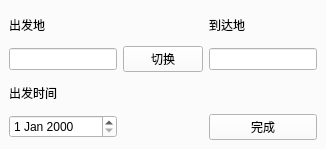
           <widget class="QStackedWidget" name="stackedWidget_3">
            <property name="palette">
             <palette>
              <active>
               <colorrole role="WindowText">
                <brush brushstyle="SolidPattern">
                 <color alpha="255">
                  <red>0</red>
                  <green>0</green>
                  <blue>0</blue>
                 </color>
                </brush>
               </colorrole>
               <colorrole role="Button">
                <brush brushstyle="SolidPattern">
                 <color alpha="255">
                  <red>251</red>
                  <green>251</green>
                  <blue>251</blue>
                 </color>
                </brush>
               </colorrole>
               <colorrole role="Light">
                <brush brushstyle="SolidPattern">
                 <color alpha="255">
                  <red>255</red>
                  <green>255</green>
                  <blue>255</blue>
                 </color>
                </brush>
               </colorrole>
               <colorrole role="Midlight">
                <brush brushstyle="SolidPattern">
                 <color alpha="255">
                  <red>253</red>
                  <green>253</green>
                  <blue>253</blue>
                 </color>
                </brush>
               </colorrole>
               <colorrole role="Dark">
                <brush brushstyle="SolidPattern">
                 <color alpha="255">
                  <red>125</red>
                  <green>125</green>
                  <blue>125</blue>
                 </color>
                </brush>
               </colorrole>
               <colorrole role="Mid">
                <brush brushstyle="SolidPattern">
                 <color alpha="255">
                  <red>167</red>
                  <green>167</green>
                  <blue>167</blue>
                 </color>
                </brush>
               </colorrole>
               <colorrole role="Text">
                <brush brushstyle="SolidPattern">
                 <color alpha="255">
                  <red>0</red>
                  <green>0</green>
                  <blue>0</blue>
                 </color>
                </brush>
               </colorrole>
               <colorrole role="BrightText">
                <brush brushstyle="SolidPattern">
                 <color alpha="255">
                  <red>255</red>
                  <green>255</green>
                  <blue>255</blue>
                 </color>
                </brush>
               </colorrole>
               <colorrole role="ButtonText">
                <brush brushstyle="SolidPattern">
                 <color alpha="255">
                  <red>0</red>
                  <green>0</green>
                  <blue>0</blue>
                 </color>
                </brush>
               </colorrole>
               <colorrole role="Base">
                <brush brushstyle="SolidPattern">
                 <color alpha="255">
                  <red>255</red>
                  <green>255</green>
                  <blue>255</blue>
                 </color>
                </brush>
               </colorrole>
               <colorrole role="Window">
                <brush brushstyle="SolidPattern">
                 <color alpha="255">
                  <red>251</red>
                  <green>251</green>
                  <blue>251</blue>
                 </color>
                </brush>
               </colorrole>
               <colorrole role="Shadow">
                <brush brushstyle="SolidPattern">
                 <color alpha="255">
                  <red>0</red>
                  <green>0</green>
                  <blue>0</blue>
                 </color>
                </brush>
               </colorrole>
               <colorrole role="AlternateBase">
                <brush brushstyle="SolidPattern">
                 <color alpha="255">
                  <red>253</red>
                  <green>253</green>
                  <blue>253</blue>
                 </color>
                </brush>
               </colorrole>
               <colorrole role="ToolTipBase">
                <brush brushstyle="SolidPattern">
                 <color alpha="255">
                  <red>255</red>
                  <green>255</green>
                  <blue>220</blue>
                 </color>
                </brush>
               </colorrole>
               <colorrole role="ToolTipText">
                <brush brushstyle="SolidPattern">
                 <color alpha="255">
                  <red>0</red>
                  <green>0</green>
                  <blue>0</blue>
                 </color>
                </brush>
               </colorrole>
               <colorrole role="PlaceholderText">
                <brush brushstyle="SolidPattern">
                 <color alpha="128">
                  <red>0</red>
                  <green>0</green>
                  <blue>0</blue>
                 </color>
                </brush>
               </colorrole>
              </active>
              <inactive>
               <colorrole role="WindowText">
                <brush brushstyle="SolidPattern">
                 <color alpha="255">
                  <red>0</red>
                  <green>0</green>
                  <blue>0</blue>
                 </color>
                </brush>
               </colorrole>
               <colorrole role="Button">
                <brush brushstyle="SolidPattern">
                 <color alpha="255">
                  <red>251</red>
                  <green>251</green>
                  <blue>251</blue>
                 </color>
                </brush>
               </colorrole>
               <colorrole role="Light">
                <brush brushstyle="SolidPattern">
                 <color alpha="255">
                  <red>255</red>
                  <green>255</green>
                  <blue>255</blue>
                 </color>
                </brush>
               </colorrole>
               <colorrole role="Midlight">
                <brush brushstyle="SolidPattern">
                 <color alpha="255">
                  <red>253</red>
                  <green>253</green>
                  <blue>253</blue>
                 </color>
                </brush>
               </colorrole>
               <colorrole role="Dark">
                <brush brushstyle="SolidPattern">
                 <color alpha="255">
                  <red>125</red>
                  <green>125</green>
                  <blue>125</blue>
                 </color>
                </brush>
               </colorrole>
               <colorrole role="Mid">
                <brush brushstyle="SolidPattern">
                 <color alpha="255">
                  <red>167</red>
                  <green>167</green>
                  <blue>167</blue>
                 </color>
                </brush>
               </colorrole>
               <colorrole role="Text">
                <brush brushstyle="SolidPattern">
                 <color alpha="255">
                  <red>0</red>
                  <green>0</green>
                  <blue>0</blue>
                 </color>
                </brush>
               </colorrole>
               <colorrole role="BrightText">
                <brush brushstyle="SolidPattern">
                 <color alpha="255">
                  <red>255</red>
                  <green>255</green>
                  <blue>255</blue>
                 </color>
                </brush>
               </colorrole>
               <colorrole role="ButtonText">
                <brush brushstyle="SolidPattern">
                 <color alpha="255">
                  <red>0</red>
                  <green>0</green>
                  <blue>0</blue>
                 </color>
                </brush>
               </colorrole>
               <colorrole role="Base">
                <brush brushstyle="SolidPattern">
                 <color alpha="255">
                  <red>255</red>
                  <green>255</green>
                  <blue>255</blue>
                 </color>
                </brush>
               </colorrole>
               <colorrole role="Window">
                <brush brushstyle="SolidPattern">
                 <color alpha="255">
                  <red>251</red>
                  <green>251</green>
                  <blue>251</blue>
                 </color>
                </brush>
               </colorrole>
               <colorrole role="Shadow">
                <brush brushstyle="SolidPattern">
                 <color alpha="255">
                  <red>0</red>
                  <green>0</green>
                  <blue>0</blue>
                 </color>
                </brush>
               </colorrole>
               <colorrole role="AlternateBase">
                <brush brushstyle="SolidPattern">
                 <color alpha="255">
                  <red>253</red>
                  <green>253</green>
                  <blue>253</blue>
                 </color>
                </brush>
               </colorrole>
               <colorrole role="ToolTipBase">
                <brush brushstyle="SolidPattern">
                 <color alpha="255">
                  <red>255</red>
                  <green>255</green>
                  <blue>220</blue>
                 </color>
                </brush>
               </colorrole>
               <colorrole role="ToolTipText">
                <brush brushstyle="SolidPattern">
                 <color alpha="255">
                  <red>0</red>
                  <green>0</green>
                  <blue>0</blue>
                 </color>
                </brush>
               </colorrole>
               <colorrole role="PlaceholderText">
                <brush brushstyle="SolidPattern">
                 <color alpha="128">
                  <red>0</red>
                  <green>0</green>
                  <blue>0</blue>
                 </color>
                </brush>
               </colorrole>
              </inactive>
              <disabled>
               <colorrole role="WindowText">
                <brush brushstyle="SolidPattern">
                 <color alpha="255">
                  <red>125</red>
                  <green>125</green>
                  <blue>125</blue>
                 </color>
                </brush>
               </colorrole>
               <colorrole role="Button">
                <brush brushstyle="SolidPattern">
                 <color alpha="255">
                  <red>251</red>
                  <green>251</green>
                  <blue>251</blue>
                 </color>
                </brush>
               </colorrole>
               <colorrole role="Light">
                <brush brushstyle="SolidPattern">
                 <color alpha="255">
                  <red>255</red>
                  <green>255</green>
                  <blue>255</blue>
                 </color>
                </brush>
               </colorrole>
               <colorrole role="Midlight">
                <brush brushstyle="SolidPattern">
                 <color alpha="255">
                  <red>253</red>
                  <green>253</green>
                  <blue>253</blue>
                 </color>
                </brush>
               </colorrole>
               <colorrole role="Dark">
                <brush brushstyle="SolidPattern">
                 <color alpha="255">
                  <red>125</red>
                  <green>125</green>
                  <blue>125</blue>
                 </color>
                </brush>
               </colorrole>
               <colorrole role="Mid">
                <brush brushstyle="SolidPattern">
                 <color alpha="255">
                  <red>167</red>
                  <green>167</green>
                  <blue>167</blue>
                 </color>
                </brush>
               </colorrole>
               <colorrole role="Text">
                <brush brushstyle="SolidPattern">
                 <color alpha="255">
                  <red>125</red>
                  <green>125</green>
                  <blue>125</blue>
                 </color>
                </brush>
               </colorrole>
               <colorrole role="BrightText">
                <brush brushstyle="SolidPattern">
                 <color alpha="255">
                  <red>255</red>
                  <green>255</green>
                  <blue>255</blue>
                 </color>
                </brush>
               </colorrole>
               <colorrole role="ButtonText">
                <brush brushstyle="SolidPattern">
                 <color alpha="255">
                  <red>125</red>
                  <green>125</green>
                  <blue>125</blue>
                 </color>
                </brush>
               </colorrole>
               <colorrole role="Base">
                <brush brushstyle="SolidPattern">
                 <color alpha="255">
                  <red>251</red>
                  <green>251</green>
                  <blue>251</blue>
                 </color>
                </brush>
               </colorrole>
               <colorrole role="Window">
                <brush brushstyle="SolidPattern">
                 <color alpha="255">
                  <red>251</red>
                  <green>251</green>
                  <blue>251</blue>
                 </color>
                </brush>
               </colorrole>
               <colorrole role="Shadow">
                <brush brushstyle="SolidPattern">
                 <color alpha="255">
                  <red>0</red>
                  <green>0</green>
                  <blue>0</blue>
                 </color>
                </brush>
               </colorrole>
               <colorrole role="AlternateBase">
                <brush brushstyle="SolidPattern">
                 <color alpha="255">
                  <red>251</red>
                  <green>251</green>
                  <blue>251</blue>
                 </color>
                </brush>
               </colorrole>
               <colorrole role="ToolTipBase">
                <brush brushstyle="SolidPattern">
                 <color alpha="255">
                  <red>255</red>
                  <green>255</green>
                  <blue>220</blue>
                 </color>
                </brush>
               </colorrole>
               <colorrole role="ToolTipText">
                <brush brushstyle="SolidPattern">
                 <color alpha="255">
                  <red>0</red>
                  <green>0</green>
                  <blue>0</blue>
                 </color>
                </brush>
               </colorrole>
               <colorrole role="PlaceholderText">
                <brush brushstyle="SolidPattern">
                 <color alpha="128">
                  <red>0</red>
                  <green>0</green>
                  <blue>0</blue>
                 </color>
                </brush>
               </colorrole>
              </disabled>
             </palette>
            </property>
            <property name="currentIndex">
             <number>1</number>
            </property>
            <widget class="QWidget" name="page_7">
             <layout class="QVBoxLayout" name="verticalLayout_5">
              <item>
               <widget class="QLabel" name="label">
                <property name="text">
                 <string>航班号</string>
                </property>
               </widget>
              </item>
              <item>
               <widget class="QLineEdit" name="lineEdit"/>
              </item>
              <item>
               <widget class="QLabel" name="label_2">
                <property name="text">
                 <string>出发时间</string>
                </property>
               </widget>
              </item>
              <item>
               <widget class="QDateEdit" name="dateEdit"/>
              </item>
              <item>
               <widget class="QPushButton" name="pushButton_number_complete">
                <property name="text">
                 <string>完成</string>
                </property>
               </widget>
              </item>
             </layout>
            </widget>
            <widget class="QWidget" name="page_8">
             <layout class="QGridLayout" name="gridLayout_2">
              <item row="2" column="0">
               <widget class="QLabel" name="label_5">
                <property name="text">
                 <string>出发时间</string>
                </property>
               </widget>
              </item>
              <item row="1" column="3">
               <widget class="QLineEdit" name="lineEdit_to">
                <property name="maximumSize">
                 <size>
                  <width>200</width>
                  <height>16777215</height>
                 </size>
                </property>
               </widget>
              </item>
              <item row="1" column="0">
               <widget class="QLineEdit" name="lineEdit_from">
                <property name="maximumSize">
                 <size>
                  <width>200</width>
                  <height>16777215</height>
                 </size>
                </property>
               </widget>
              </item>
              <item row="1" column="2">
               <widget class="QPushButton" name="pushButton_change">
                <property name="text">
                 <string>切换</string>
                </property>
               </widget>
              </item>
              <item row="0" column="0">
               <widget class="QLabel" name="label_from">
                <property name="text">
                 <string>出发地</string>
                </property>
               </widget>
              </item>
              <item row="0" column="3">
               <widget class="QLabel" name="label_to">
                <property name="text">
                 <string>到达地</string>
                </property>
               </widget>
              </item>
              <item row="3" column="3">
               <widget class="QPushButton" name="pushButton_city_complete">
                <property name="text">
                 <string>完成</string>
                </property>
               </widget>
              </item>
              <item row="3" column="0">
               <widget class="QDateEdit" name="dateEdit_2"/>
              </item>
             </layout>
            </widget>
           </widget>
